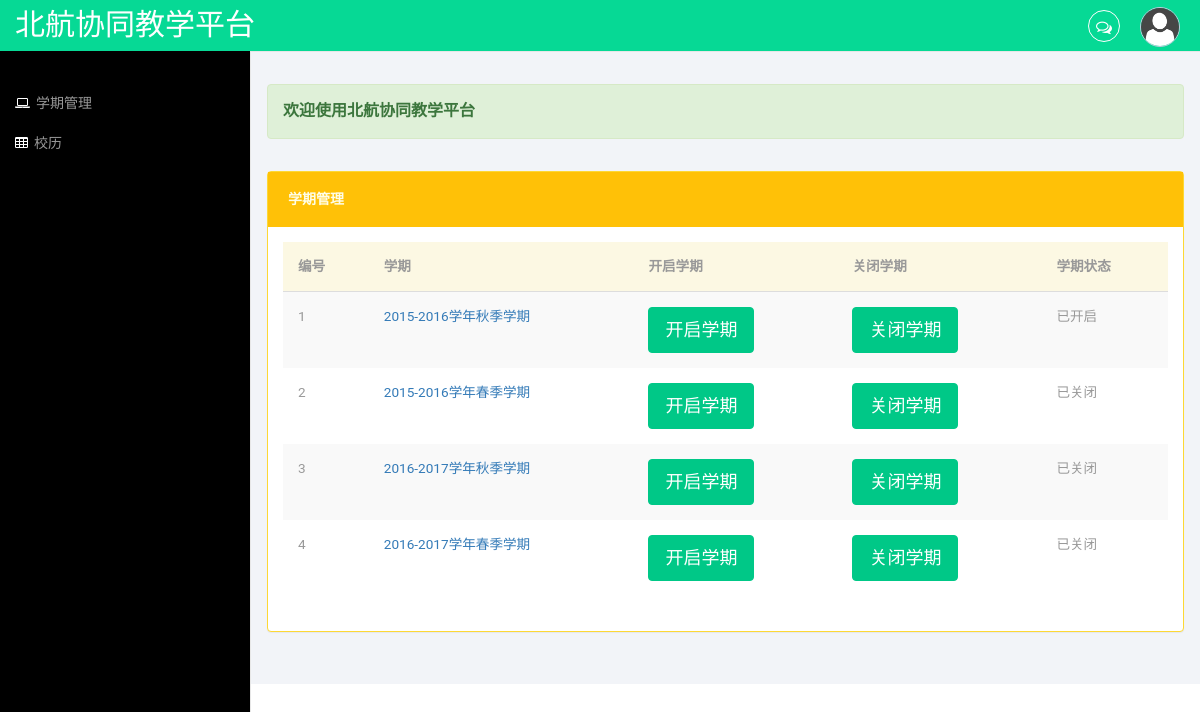
Screenshot of /Project/jiaowu/administrator.php with the database file from the repository.
### tables this page shows
CREATE TABLE `terms` (
  `id` int(11) NOT NULL AUTO_INCREMENT,
  `name` varchar(255) DEFAULT NULL,
  `start_date` date DEFAULT NULL,
  `end_date` date DEFAULT NULL,
  `state` int(11) DEFAULT NULL,
  PRIMARY KEY (`id`)
);

### Project/database.php (called while the page is built, shortened)
<?php
class database{
	private $mysql_db,
			$mysql_host,
			$mysql_password,
			$mysql_user,
			$mysql_port,
			$connect;
	public function __construct(){
		$this->mysql_host = 'localhost';
		$this->mysql_db = 'edu_sys';
		$this->mysql_user = 'root';
		$this->mysql_password = '';
		$this->mysql_port = 3306;
	}
	public function connect_to_db(){
		$dns = 'mysql:host='.$this->mysql_host.";port=".$this->mysql_port.";dbname=".$this->mysql_db;
		try{
			$this->connect = new PDO($dns, $this->mysql_user,$this->mysql_password);
		}
		catch (PDOException $e) {
    		print "Error!: " . $e->getMessage() . "<br/>";
    		die();
		}
	}
	public function database_get($command)
	{
		$result = $this->connect->prepare($command);
		$result->execute();
		$value = $result->fetchAll(PDO::FETCH_ASSOC);
		return $value;
	}
}
?>

### Project/jiaowu/administrator.php (the view, shortened to what this page needs)
<?php
$html_partA = <<<HTML
<!DOCTYPE HTML>
<html>
<head>
<link href="../css/bootstrap.min.css" rel='stylesheet' type='text/css' />
<link href="../css/style.css" rel='stylesheet' type='text/css' />
<link href="../css/lines.css" rel='stylesheet' type='text/css' />
<link href="../css/font-awesome.css" rel="stylesheet">
<l
<link href="../css/custom.css" rel="stylesheet">
</head>
<body>
<div id="wrapper">
        <nav class="top1 navbar navbar-default navbar-static-top" role="navigation" style="margin-bottom: 0">
            <div class="navbar-header">
                <a class="navbar-brand" href="administrator.html" style="font-family:'华文行楷'">北航协同教学平台</a>
            </div>
            <ul class="nav navbar-nav navbar-right">
				<li class="dropdown">
	        		<a href="#" class="dropdown-toggle" data-toggle="dropdown" aria-expanded="false"><i class="fa fa-comments-o"></i><span class="badge"></span></a>
	      		</li>
			    <li class="dropdown">
	        		<a href="#" class="dropdown-toggle avatar" data-toggle="dropdown"><img src="../images/1.png"><span class="badge"></span></a>
	      		</li>
			</ul>
          <div class="navbar-default sidebar" role="navigation">
                <div class="sidebar-nav navbar-collapse">
                  	<ul class="nav" id="side-menu">
                       	<li>
                        	<a href="#"><i class="fa fa-laptop nav_icon"></i>学期管理</a>
                     	</li>
                        <li>
                          	<a href="calendar.html"><i class="fa fa-table nav_icon"></i>校历</a>
                      	</li>
                    </ul>
                </div>
            </div>
        </nav>
  <div id="page-wrapper">
     <div class="graphs">
     <div class="alert alert-success">
<strong class="strong">欢迎使用北航协同教学平台</strong> </div>
    <div class="panel panel-warning" data-widget="{&quot;draggable&quot;: &quot;false&quot;}" data-widget-static="">
    <div class="panel-heading">
	<h2><strong>学期管理</strong></h2>
	</div>
    <div class="panel-body no-padding" style="display: block;">
					<table class="table table-striped">
						<thead>
							<tr class="warning">
								<th>编号</th>
								<th>学期</th>
								<th>开启学期</th>
								<th>关闭学期</th>
								<th>学期状态</th>
							</tr>
						</thead>
						<tbody>
HTML;
$html_partB = <<<HTML
</tbody>
					</table>
				</div>
    </div>
<script src="../js/bootstrap.min.js"></script>
</body>
</html>
HTML;
require_once '../database.php';
$conn = new database();
$sql = "select * from terms;";
$terms = $conn->database_get($sql);
echo $html_partA;
for($i = 0;$i < count($terms); $i++){
    $term_id = $terms[$i]['id'];
    echo "<tr>
								<td>".($i+1)."</td>
								<td><a href='terminfo.php?id=$term_id'>".$terms[$i]['name']."</td>
								<td><button type=\"submit\" class=\"btn btn-primary btn-lg\" onclick='operate(".$terms[$i]['id'].",1)'>开启学期</button></form></td>
								<td><button type=\"submit\" class=\"btn btn-primary btn-lg\" onclick='operate(".$terms[$i]['id'].",2)'>关闭学期</button></form></td>
							";
    if($terms[$i]['state'] == 1){
        echo "<td>已开启</td></tr>";
    }else{
        echo "<td>已关闭</td></tr>";
    }
}
echo $html_partB;

### Project/css/style.css (style rules this page uses)
h4, h5, h6, h1, h2, h3 { margin-top: 0; }
ul, ol { margin: 0; }
html, body { font-family: 'Roboto', sans-serif; font-size: 100%; background:#000; overflow-x: hidden; }
body a { transition:0.5s all; -webkit-transition:0.5s all; -moz-transition:0.5s all; -o-transition:0.5s all; -ms-transition:0.5s all; }
.navbar .navbar-nav li a { padding: 0 10px; line-height: 56px; position: relative; }
.navbar .navbar-nav li a i { border: 1px solid #fff; padding: 8px 0; width: 32px; text-align: center; -webkit-border-radius: 50em; -moz-border-radius: 50em; border-radius: 50em; color: #fff; height: 32px; }
.btn-group-lg>.btn, .btn-lg { border-radius:4px !important; }
.navbar .navbar-nav li .dropdown-toggle.avatar img { height: 40px; -webkit-border-radius: 50em; -moz-border-radius: 50em; border-radius: 50em; border: 1px solid #c0cadd; margin-top: -4px; }
.navbar-default.sidebar { background-color: #000; font-family: 'Roboto', sans-serif; }
nav.top1.navbar.navbar-default.navbar-static-top { background-color:rgb(6, 217, 149); font-family: 'Roboto', sans-serif; }
.navbar-default .navbar-brand { color: #fff !important; font-size: 30px; font-weight: 500; }
.navbar-right { margin-right: 10px !important; }
.navbar-right li { display:inline-block; }
i.nav_icon { color: #fff; margin-right:6px; }
.sidebar ul li a { color: #999; font-size:14px; }
ul.nav.navbar-nav.navbar-right { height: 51px; }
.sidebar-nav.navbar-collapse { margin: 2em 0 0 0; }
.panel .panel-heading { padding: 20px; overflow: hidden; border-top-left-radius: 0; border-top-right-radius: 0; border: 0!important; height: 55px; font-size: 14px; font-weight: 600; }
.panel-heading { padding:32px 15px 0px; border-top-left-radius:0 !important; border-top-right-radius: 0 !important; }
.graphs { padding: 2em 1em; background: #f2f4f8; font-family: 'Roboto', sans-serif; }
.table > thead > tr > th, .table > tbody > tr > th, .table > tfoot > tr > th, .table > thead > tr > td, .table > tbody > tr > td, .table > tfoot > tr > td { border-top: none !important; }
.btn-primary { background-color: rgb(0, 200, 135) !important; border-color: rgb(0, 200, 135) !important; color: #fff; }
.panel-warning { margin-top: 2em; }
.panel.panel-warning { border-color: #fdd835; }
.panel.panel-warning .panel-heading { color: #fffde7; background-color: #ffc107; border-color: #fdd835; }
.panel .panel-heading h2 { font-size: 14px; font-weight: 700; margin: 0; text-transform: uppercase; }
.table > thead > tr > th, .table > tbody > tr > th, .table > tfoot > tr > th, .table > thead > tr > td, .table > tbody > tr > td, .table > tfoot > tr > td { font-size: 0.85em; color: #999; }
.table td, .table>tbody>tr>td, .table>tbody>tr>th, .table>tfoot>tr>td, .table>tfoot>tr>th, .table>thead>tr>td, .table>thead>tr>th { padding:15px !important; }
.table > thead > tr > th { border-bottom: 1px solid #ddd !important; }

### Project/css/custom.css (style rules this page uses)
#wrapper { width: 100%; }
#page-wrapper { min-height: 568px; background-color: #fff; }
@media (min-width:768px) { #page-wrapper { position: inherit; margin: 0 0 0 250px; border-left: 1px solid #e7e7e7; } }
.sidebar .sidebar-nav.navbar-collapse { padding-right: 0; padding-left: 0; }
@media (min-width:768px) { .sidebar { z-index: 1; position: absolute; width: 250px; margin-top: 51px; } }

### rows the page displays
terms: name "2015-2016学年秋季学期", state "已开启"
terms: name "2015-2016学年春季学期", state "已关闭"
terms: name "2016-2017学年秋季学期", state "已关闭"
terms: name "2016-2017学年春季学期", state "已关闭"
